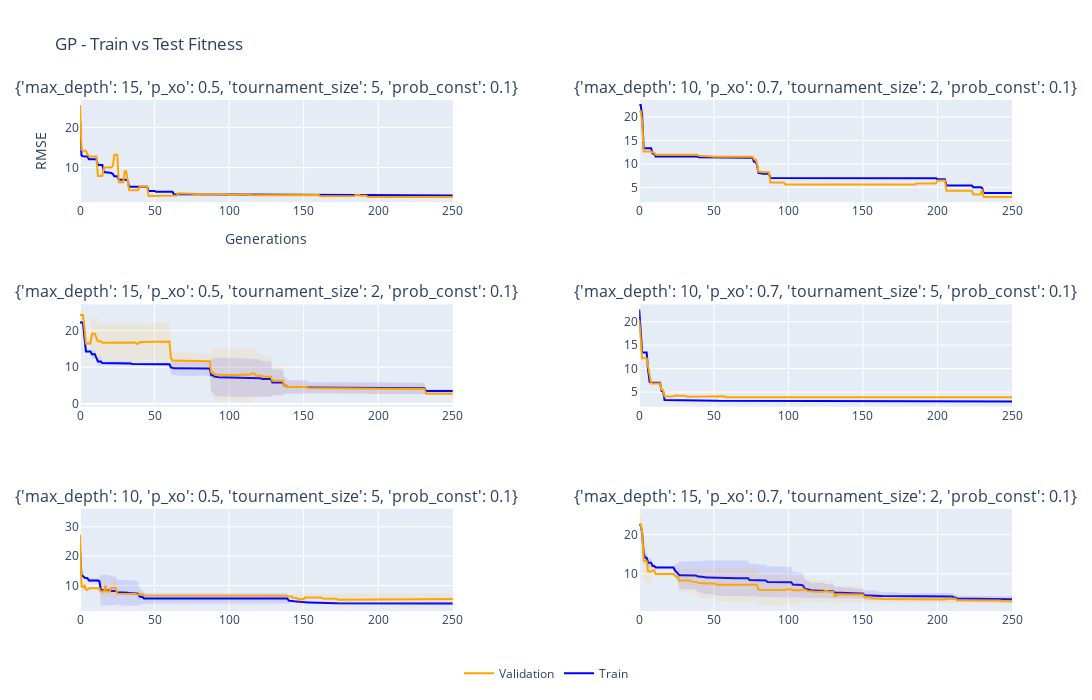

The notebook cell this image was saved under:
### Markdown cell above
## Brief Bloat and Overfitting Discussion 

- Following nested cross-validation with grid search, the chosen hyperparameters remained varied.

- Solutions converge rapidly and plateau within the first 100 iterations, while continuing to grow in size—an unmistakable sign of bloat.

- In most cases, the training and validation curves align closely, indicating minimal overfitting.

### Code cell
fit_or_size_per_comb(k_outer,MODEL_NAME)

### Figure 1 — Plotly figure (JSON) as saved in the notebook; plotly's stock layout.template omitted (floating-point values rounded to 4 significant figures; data arrays with more than 128 entries replaced by an {"elided": "..."} marker saying what was removed)
{"data": [{"line": {"color": "blue"}, "mode": "lines", "name": "Train", "showlegend": true, "type": "scatter", "x": {"elided": "251 int values"}, "xaxis": "x", "y": {"elided": "251 float values"}, "yaxis": "y"}, {"line": {"width": 0}, "mode": "lines", "name": "+1 std Train", "showlegend": false, "type": "scatter", "x": {"elided": "251 int values"}, "xaxis": "x", "y": {"elided": "251 null values"}, "yaxis": "y"}, {"fill": "tonexty", "fillcolor": "rgba(0,0,255,0.1)", "line": {"width": 0}, "mode": "lines", "name": "-1 std Train", "showlegend": false, "type": "scatter", "x": {"elided": "251 int values"}, "xaxis": "x", "y": {"elided": "251 null values"}, "yaxis": "y"}, {"line": {"color": "orange"}, "mode": "lines", "name": "Validation", "showlegend": true, "type": "scatter", "x": {"elided": "251 int values"}, "xaxis": "x", "y": {"elided": "251 float values"}, "yaxis": "y"}, {"line": {"width": 0}, "mode": "lines", "name": "+1 std Val", "showlegend": false, "type": "scatter", "x": {"elided": "251 int values"}, "xaxis": "x", "y": {"elided": "251 null values"}, "yaxis": "y"}, {"fill": "tonexty", "fillcolor": "rgba(255,165,0,0.1)", "line": {"width": 0}, "mode": "lines", "name": "-1 std Val", "showlegend": false, "type": "scatter", "x": {"elided": "251 int values"}, "xaxis": "x", "y": {"elided": "251 null values"}, "yaxis": "y"}, {"line": {"color": "blue"}, "mode": "lines", "name": "Train", "showlegend": false, "type": "scatter", "x": {"elided": "251 int values"}, "xaxis": "x2", "y": {"elided": "251 float values"}, "yaxis": "y2"}, {"line": {"width": 0}, "mode": "lines", "name": "+1 std Train", "showlegend": false, "type": "scatter", "x": {"elided": "251 int values"}, "xaxis": "x2", "y": {"elided": "251 null values"}, "yaxis": "y2"}, {"fill": "tonexty", "fillcolor": "rgba(0,0,255,0.1)", "line": {"width": 0}, "mode": "lines", "name": "-1 std Train", "showlegend": false, "type": "scatter", "x": {"elided": "251 int values"}, "xaxis": "x2", "y": {"elided": "251 null values"}, "yaxis": "y2"}, {"line": {"color": "orange"}, "mode": "lines", "name": "Validation", "showlegend": false, "type": "scatter", "x": {"elided": "251 int values"}, "xaxis": "x2", "y": {"elided": "251 float values"}, "yaxis": "y2"}, {"line": {"width": 0}, "mode": "lines", "name": "+1 std Val", "showlegend": false, "type": "scatter", "x": {"elided": "251 int values"}, "xaxis": "x2", "y": {"elided": "251 null values"}, "yaxis": "y2"}, {"fill": "tonexty", "fillcolor": "rgba(255,165,0,0.1)", "line": {"width": 0}, "mode": "lines", "name": "-1 std Val", "showlegend": false, "type": "scatter", "x": {"elided": "251 int values"}, "xaxis": "x2", "y": {"elided": "251 null values"}, "yaxis": "y2"}, {"line": {"color": "blue"}, "mode": "lines", "name": "Train", "showlegend": false, "type": "scatter", "x": {"elided": "251 int values"}, "xaxis": "x3", "y": {"elided": "251 float values"}, "yaxis": "y3"}, {"line": {"width": 0}, "mode": "lines", "name": "+1 std Train", "showlegend": false, "type": "scatter", "x": {"elided": "251 int values"}, "xaxis": "x3", "y": {"elided": "251 float values"}, "yaxis": "y3"}, {"fill": "tonexty", "fillcolor": "rgba(0,0,255,0.1)", "line": {"width": 0}, "mode": "lines", "name": "-1 std Train", "showlegend": false, "type": "scatter", "x": {"elided": "251 int values"}, "xaxis": "x3", "y": {"elided": "251 float values"}, "yaxis": "y3"}, {"line": {"color": "orange"}, "mode": "lines", "name": "Validation", "showlegend": false, "type": "scatter", "x": {"elided": "251 int values"}, "xaxis": "x3", "y": {"elided": "251 float values"}, "yaxis": "y3"}, {"line": {"width": 0}, "mode": "lines", "name": "+1 std Val", "showlegend": false, "type": "scatter", "x": {"elided": "251 int values"}, "xaxis": "x3", "y": {"elided": "251 float values"}, "yaxis": "y3"}, {"fill": "tonexty", "fillcolor": "rgba(255,165,0,0.1)", "line": {"width": 0}, "mode": "lines", "name": "-1 std Val", "showlegend": false, "type": "scatter", "x": {"elided": "251 int values"}, "xaxis": "x3", "y": {"elided": "251 float values"}, "yaxis": "y3"}, {"line": {"color": "blue"}, "mode": "lines", "name": "Train", "showlegend": false, "type": "scatter", "x": {"elided": "251 int values"}, "xaxis": "x4", "y": {"elided": "251 float values"}, "yaxis": "y4"}, {"line": {"width": 0}, "mode": "lines", "name": "+1 std Train", "showlegend": false, "type": "scatter", "x": {"elided": "251 int values"}, "xaxis": "x4", "y": {"elided": "251 null values"}, "yaxis": "y4"}, {"fill": "tonexty", "fillcolor": "rgba(0,0,255,0.1)", "line": {"width": 0}, "mode": "lines", "name": "-1 std Train", "showlegend": false, "type": "scatter", "x": {"elided": "251 int values"}, "xaxis": "x4", "y": {"elided": "251 null values"}, "yaxis": "y4"}, {"line": {"color": "orange"}, "mode": "lines", "name": "Validation", "showlegend": false, "type": "scatter", "x": {"elided": "251 int values"}, "xaxis": "x4", "y": {"elided": "251 float values"}, "yaxis": "y4"}, {"line": {"width": 0}, "mode": "lines", "name": "+1 std Val", "showlegend": false, "type": "scatter", "x": {"elided": "251 int values"}, "xaxis": "x4", "y": {"elided": "251 null values"}, "yaxis": "y4"}, {"fill": "tonexty", "fillcolor": "rgba(255,165,0,0.1)", "line": {"width": 0}, "mode": "lines", "name": "-1 std Val", "showlegend": false, "type": "scatter", "x": {"elided": "251 int values"}, "xaxis": "x4", "y": {"elided": "251 null values"}, "yaxis": "y4"}, {"line": {"color": "blue"}, "mode": "lines", "name": "Train", "showlegend": false, "type": "scatter", "x": {"elided": "251 int values"}, "xaxis": "x5", "y": {"elided": "251 float values"}, "yaxis": "y5"}, {"line": {"width": 0}, "mode": "lines", "name": "+1 std Train", "showlegend": false, "type": "scatter", "x": {"elided": "251 int values"}, "xaxis": "x5", "y": {"elided": "251 float values"}, "yaxis": "y5"}, {"fill": "tonexty", "fillcolor": "rgba(0,0,255,0.1)", "line": {"width": 0}, "mode": "lines", "name": "-1 std Train", "showlegend": false, "type": "scatter", "x": {"elided": "251 int values"}, "xaxis": "x5", "y": {"elided": "251 float values"}, "yaxis": "y5"}, {"line": {"color": "orange"}, "mode": "lines", "name": "Validation", "showlegend": false, "type": "scatter", "x": {"elided": "251 int values"}, "xaxis": "x5", "y": {"elided": "251 float values"}, "yaxis": "y5"}, {"line": {"width": 0}, "mode": "lines", "name": "+1 std Val", "showlegend": false, "type": "scatter", "x": {"elided": "251 int values"}, "xaxis": "x5", "y": {"elided": "251 float values"}, "yaxis": "y5"}, {"fill": "tonexty", "fillcolor": "rgba(255,165,0,0.1)", "line": {"width": 0}, "mode": "lines", "name": "-1 std Val", "showlegend": false, "type": "scatter", "x": {"elided": "251 int values"}, "xaxis": "x5", "y": {"elided": "251 float values"}, "yaxis": "y5"}, {"line": {"color": "blue"}, "mode": "lines", "name": "Train", "showlegend": false, "type": "scatter", "x": {"elided": "251 int values"}, "xaxis": "x6", "y": {"elided": "251 float values"}, "yaxis": "y6"}, {"line": {"width": 0}, "mode": "lines", "name": "+1 std Train", "showlegend": false, "type": "scatter", "x": {"elided": "251 int values"}, "xaxis": "x6", "y": {"elided": "251 float values"}, "yaxis": "y6"}, {"fill": "tonexty", "fillcolor": "rgba(0,0,255,0.1)", "line": {"width": 0}, "mode": "lines", "name": "-1 std Train", "showlegend": false, "type": "scatter", "x": {"elided": "251 int values"}, "xaxis": "x6", "y": {"elided": "251 float values"}, "yaxis": "y6"}, {"line": {"color": "orange"}, "mode": "lines", "name": "Validation", "showlegend": false, "type": "scatter", "x": {"elided": "251 int values"}, "xaxis": "x6", "y": {"elided": "251 float values"}, "yaxis": "y6"}, {"line": {"width": 0}, "mode": "lines", "name": "+1 std Val", "showlegend": false, "type": "scatter", "x": {"elided": "251 int values"}, "xaxis": "x6", "y": {"elided": "251 float values"}, "yaxis": "y6"}, {"fill": "tonexty", "fillcolor": "rgba(255,165,0,0.1)", "line": {"width": 0}, "mode": "lines", "name": "-1 std Val", "showlegend": false, "type": "scatter", "x": {"elided": "251 int values"}, "xaxis": "x6", "y": {"elided": "251 float values"}, "yaxis": "y6"}], "layout": {"annotations": [{"font": {"size": 16}, "showarrow": false, "text": "{'max_depth': 15, 'p_xo': 0.5, 'tournament_size': 5, 'prob_const': 0.1}", "x": 0.2, "xanchor": "center", "xref": "paper", "y": 1, "yanchor": "bottom", "yref": "paper"}, {"font": {"size": 16}, "showarrow": false, "text": "{'max_depth': 10, 'p_xo': 0.7, 'tournament_size': 2, 'prob_const': 0.1}", "x": 0.8, "xanchor": "center", "xref": "paper", "y": 1, "yanchor": "bottom", "yref": "paper"}, {"font": {"size": 16}, "showarrow": false, "text": "{'max_depth': 15, 'p_xo': 0.5, 'tournament_size': 2, 'prob_const': 0.1}", "x": 0.2, "xanchor": "center", "xref": "paper", "y": 0.6, "yanchor": "bottom", "yref": "paper"}, {"font": {"size": 16}, "showarrow": false, "text": "{'max_depth': 10, 'p_xo': 0.7, 'tournament_size': 5, 'prob_const': 0.1}", "x": 0.8, "xanchor": "center", "xref": "paper", "y": 0.6, "yanchor": "bottom", "yref": "paper"}, {"font": {"size": 16}, "showarrow": false, "text": "{'max_depth': 10, 'p_xo': 0.5, 'tournament_size': 5, 'prob_const': 0.1}", "x": 0.2, "xanchor": "center", "xref": "paper", "y": 0.2, "yanchor": "bottom", "yref": "paper"}, {"font": {"size": 16}, "showarrow": false, "text": "{'max_depth': 15, 'p_xo': 0.7, 'tournament_size': 2, 'prob_const': 0.1}", "x": 0.8, "xanchor": "center", "xref": "paper", "y": 0.2, "yanchor": "bottom", "yref": "paper"}], "height": 700, "legend": {"orientation": "h", "x": 0.5, "xanchor": "center", "y": -0.15, "yanchor": "bottom"}, "title": {"text": "GP - Train vs Test Fitness"}, "width": 1100, "xaxis": {"anchor": "y", "domain": [0, 0.4], "title": {"text": "Generations"}}, "xaxis2": {"anchor": "y2", "domain": [0.6, 1]}, "xaxis3": {"anchor": "y3", "domain": [0, 0.4]}, "xaxis4": {"anchor": "y4", "domain": [0.6, 1]}, "xaxis5": {"anchor": "y5", "domain": [0, 0.4]}, "xaxis6": {"anchor": "y6", "domain": [0.6, 1]}, "yaxis": {"anchor": "x", "domain": [0.8, 1], "range": [0, null], "title": {"text": "RMSE"}}, "yaxis2": {"anchor": "x2", "domain": [0.8, 1], "range": [0, null]}, "yaxis3": {"anchor": "x3", "domain": [0.4, 0.6], "range": [0, null]}, "yaxis4": {"anchor": "x4", "domain": [0.4, 0.6], "range": [0, null]}, "yaxis5": {"anchor": "x5", "domain": [0, 0.2], "range": [0, null]}, "yaxis6": {"anchor": "x6", "domain": [0, 0.2], "range": [0, null]}}}
